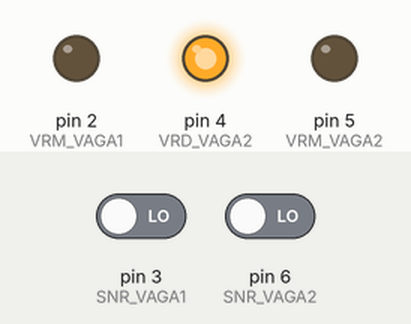
This sketch was run on a simulated Arduino Uno, built with avr-gcc and run on an emulated ATmega328P. Parts: output pins drawn as LEDs (lit = HIGH). Inputs (shaded band) come from the test bench; at power-on: pin 3 (SNR_VAGA1) LOW, pin 6 (SNR_VAGA2) LOW. WiFi joins after 1.5 s; servers stay silent unless stated; pins used as bus, display or sensor lines are not drawn; what the sketch prints to the serial monitor is not drawn.

Above: at 3.7 s.
3.8 s: pin 3 (SNR_VAGA1) driven HIGH
At 5.0 s:
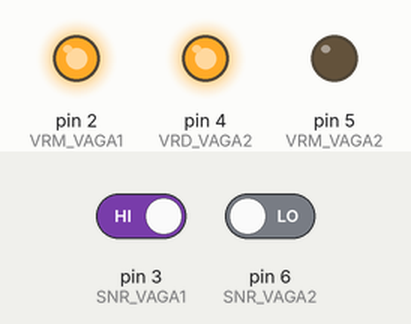
5.3 s: pin 6 (SNR_VAGA2) driven HIGH
At 6.1 s:
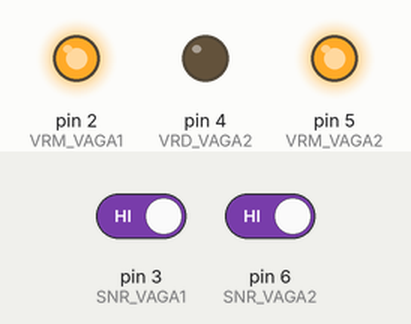
6.8 s: pin 3 (SNR_VAGA1) driven LOW
At 7.3 s:
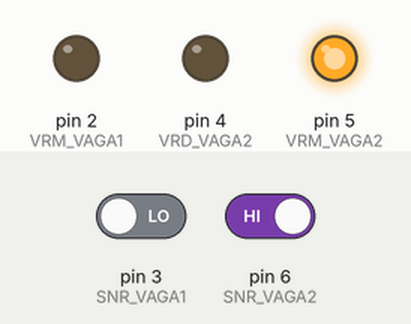
8.3 s: pin 6 (SNR_VAGA2) driven LOW
At 9.6 s:
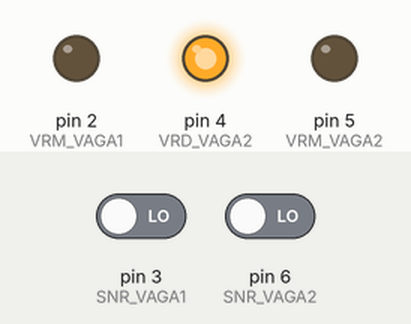
Timing chart, 0 to 10.8 s (numbered marks = the images above; inputs shaded):
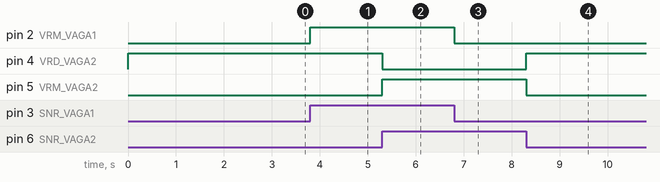

Measured:
- after the input at 3.8 s, pin 2 (VRM_VAGA1): LOW → HIGH at once
- after the input at 5.3 s, pin 4 (VRD_VAGA2): HIGH → LOW at once; pin 5 (VRM_VAGA2): LOW → HIGH at once
- after the input at 6.8 s, pin 2 (VRM_VAGA1): HIGH → LOW at once
- after the input at 8.3 s, pin 4 (VRD_VAGA2): LOW → HIGH at once; pin 5 (VRM_VAGA2): HIGH → LOW at once

The sketch:

apiarduino.ino
```cpp
#include <SPI.h>
#include <Ethernet.h>
#include <ArduinoJson.h>

// SETA OS PINOS DOS LEDS E SENSORES REFERENTES A CADA VAGA
const int VRD_VAGA1 = 1; //PINO LED VERDE VAGA 1
const int VRM_VAGA1 = 2; //PINO LED VERMELHO VAGA 1
const int SNR_VAGA1 = 3; //PINO SENSOR VAGA 1
const int VRD_VAGA2 = 4; //PINO LED VERDE VAGA 2
const int VRM_VAGA2 = 5; //PINO LED VERMELHO VAGA 2
const int SNR_VAGA2 = 6; //PINO SENSOR VAGA 2

int VAGA1; // PINO PARA GUARDAR VALOR OCUPADO
int VAGA2; // PINO PARA GUARDAR VALOR OCUPADO

byte mac[] = {0xDE, 0xAD, 0xBE, 0xEF, 0xFE, 0xED};
IPAddress ip(192, 168, 0, 177);
EthernetServer server(80);

bool readRequest(EthernetClient& client) {
  bool currentLineIsBlank = true;
  while (client.connected()) {
    if (client.available()) {
      char c = client.read();
      if (c == '\n' && currentLineIsBlank) {
        return true;
      } else if (c == '\n') {
        currentLineIsBlank = true;
      } else if (c != '\r') {
        currentLineIsBlank = false;
      }
    }
  }
  return false;
}

// METODO RETORNA OBJETO DO TIPO JsonArray
JsonArray& prepareResponse(JsonBuffer& jsonBuffer) {
  // CRIA O ARRAY JSON
  JsonArray& root = jsonBuffer.createArray();
  //CRIA OBJETO E INSERE NO ARRAY
  JsonObject& vaga1 = root.createNestedObject();
  vaga1["id"] = 1;
  vaga1["status"] = digitalRead(VRM_VAGA1);
  //CRIA OBJETO E INSERE NO ARRAY
  JsonObject& vaga2 = root.createNestedObject();
  vaga2["id"] = 2;
  vaga2["status"] = digitalRead(VRM_VAGA2);
  //RETORNA ARRAY PREENCHIDO
  return root;
}

// RECEBE O CLIENTE E O JSON PARA CRIAR O HTTP RESPONSE
void writeResponse(EthernetClient& client, JsonArray& json) {
  // SETA CABECALHO HTTP PARA RESPONDER AS REQUISICOES
  client.println("HTTP/1.1 200 OK");
  client.println("Content-Type: application/json");
  client.println("Connection: close");
  client.println();
  //HTTP RESPONSE PARA O REQUEST DO CLIENTE
  json.prettyPrintTo(client);
}

void setup() {
  // SETA OS PINMODE
  pinMode(VRD_VAGA1, OUTPUT);
  pinMode(VRM_VAGA1, OUTPUT);
  pinMode(SNR_VAGA1, INPUT);
  pinMode(VRD_VAGA2, OUTPUT);
  pinMode(VRM_VAGA2, OUTPUT);
  pinMode(SNR_VAGA2, INPUT);

  ledStart();

  // INICIA COMUNICACAO SERIAL
  Serial.begin(9600);
  // FICA AGUARDANDO O INICIO DA COMUNICACAO SERIAL
  // UTILIZAR ESSA FUNCAO SOMENTE PARA TESTES ENQUANTO TESTES
  while (!Serial);
  Serial.println("Serial pronto");
  // INICIA CONFIGURACAO DE REDE POR DHCP
  if (Ethernet.begin(mac) == 0) {
    Serial.println("erro dhcp");
    // CASO FALHE EM BUSCAR DHCP SETA O IP MANUALMENTE
    Ethernet.begin(mac, ip);
  }

  // PRINTA ENDERECO IP
  Serial.print("Endereço IP: ");
  Serial.println(Ethernet.localIP());
  delay(1000);
  // START SERVIDOR WEB
  server.begin();
}

void loop() {
  //FICA ESCUTANDO E QUANDO TEM UM CLIENTE RESPONDE O JSON
  EthernetClient client = server.available();
  if (client) {
    bool success = readRequest(client);
    if (success) {
      StaticJsonBuffer<500> jsonBuffer;
      JsonArray& json = prepareResponse(jsonBuffer);
      writeResponse(client, json);
    }
    delay(1);
    client.stop();
  }

  // LE OS VALORES DOS SENSORES E ATRIBUI A VARIAVEL
  VAGA1 = digitalRead(SNR_VAGA1);
  VAGA2 = digitalRead(SNR_VAGA2);

  //CASO ALTERE OS SENSORES ALTERA O VALOR DOS LEDS
  if (VAGA1 == HIGH) // CASO A VAGA ESTEJA OCUPADA ACENDE LED VERMELHO E APAGA VERDE
  {
    digitalWrite(VRM_VAGA1, HIGH);
    digitalWrite(VRD_VAGA1, LOW);
  }
  else  // CASO A VAGA ESTEJA LIVRE ACENDE LED VERDE E APAGA VERMELHO
  {
    digitalWrite(VRM_VAGA1, LOW);
    digitalWrite(VRD_VAGA1, HIGH);
  }

  if (VAGA2 == HIGH) // CASO A VAGA ESTEJA OCUPADA ACENDE LED VERMELHO E APAGA VERDE
  {
    digitalWrite(VRM_VAGA2, HIGH);
    digitalWrite(VRD_VAGA2, LOW);
  }
  else  // CASO A VAGA ESTEJA LIVRE ACENDE LED VERDE E APAGA VERMELHO
  {
    digitalWrite(VRM_VAGA2, LOW);
    digitalWrite(VRD_VAGA2, HIGH);
  }
}


// INICIA OS VALORES DOS LEDS
void ledStart(){
  digitalWrite(VRM_VAGA1, LOW);
  digitalWrite(VRD_VAGA1, HIGH);
  digitalWrite(VRM_VAGA2, LOW);
  digitalWrite(VRD_VAGA2, HIGH);
}
```
